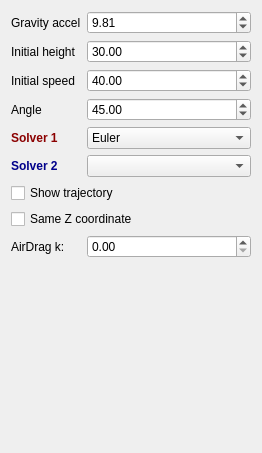
<?xml version="1.0" encoding="UTF-8"?>
<ui version="4.0">
 <class>WidgetProjectiles</class>
 <widget class="QWidget" name="WidgetProjectiles">
  <property name="geometry">
   <rect>
    <x>0</x>
    <y>0</y>
    <width>262</width>
    <height>453</height>
   </rect>
  </property>
  <property name="windowTitle">
   <string>Form</string>
  </property>
  <layout class="QFormLayout" name="formLayout">
   <item row="0" column="0">
    <widget class="QLabel" name="label_2">
     <property name="text">
      <string>Gravity accel</string>
     </property>
    </widget>
   </item>
   <item row="0" column="1">
    <widget class="QDoubleSpinBox" name="gravity">
     <property name="singleStep">
      <double>0.100000000000000</double>
     </property>
     <property name="value">
      <double>9.810000000000000</double>
     </property>
    </widget>
   </item>
   <item row="1" column="0">
    <widget class="QLabel" name="label">
     <property name="text">
      <string>Initial height</string>
     </property>
    </widget>
   </item>
   <item row="1" column="1">
    <widget class="QDoubleSpinBox" name="height">
     <property name="maximum">
      <double>100.000000000000000</double>
     </property>
     <property name="value">
      <double>30.000000000000000</double>
     </property>
    </widget>
   </item>
   <item row="3" column="0">
    <widget class="QLabel" name="label_3">
     <property name="text">
      <string>Angle</string>
     </property>
    </widget>
   </item>
   <item row="3" column="1">
    <widget class="QDoubleSpinBox" name="angle">
     <property name="minimum">
      <double>-90.000000000000000</double>
     </property>
     <property name="maximum">
      <double>90.000000000000000</double>
     </property>
     <property name="value">
      <double>45.000000000000000</double>
     </property>
    </widget>
   </item>
   <item row="2" column="0">
    <widget class="QLabel" name="label_4">
     <property name="text">
      <string>Initial speed</string>
     </property>
    </widget>
   </item>
   <item row="2" column="1">
    <widget class="QDoubleSpinBox" name="speed">
     <property name="maximum">
      <double>50.000000000000000</double>
     </property>
     <property name="value">
      <double>40.000000000000000</double>
     </property>
    </widget>
   </item>
   <item row="7" column="0" colspan="2">
    <widget class="QCheckBox" name="sameZ">
     <property name="text">
      <string>Same Z coordinate</string>
     </property>
    </widget>
   </item>
   <item row="6" column="0" colspan="2">
    <widget class="QCheckBox" name="trajectory">
     <property name="text">
      <string>Show trajectory</string>
     </property>
    </widget>
   </item>
   <item row="4" column="0">
    <widget class="QLabel" name="label_5">
     <property name="styleSheet">
      <string notr="true">font-weight:bold;color:darkred</string>
     </property>
     <property name="text">
      <string>Solver 1</string>
     </property>
    </widget>
   </item>
   <item row="5" column="0">
    <widget class="QLabel" name="label_6">
     <property name="styleSheet">
      <string notr="true">font-weight:bold;color:darkblue</string>
     </property>
     <property name="text">
      <string>Solver 2</string>
     </property>
    </widget>
   </item>
   <item row="4" column="1">
    <widget class="QComboBox" name="solver1">
     <item>
      <property name="text">
       <string>Euler</string>
      </property>
     </item>
     <item>
      <property name="text">
       <string>Symplectic Euler</string>
      </property>
     </item>
     <item>
      <property name="text">
       <string>Verlet</string>
      </property>
     </item>
    </widget>
   </item>
   <item row="5" column="1">
    <widget class="QComboBox" name="solver2"/>
   </item>
   <item row="8" column="1">
    <widget class="QDoubleSpinBox" name="airDragK">
     <property name="singleStep">
      <double>0.010000000000000</double>
     </property>
    </widget>
   </item>
   <item row="8" column="0">
    <widget class="QLabel" name="label_7">
     <property name="text">
      <string>AirDrag k:</string>
     </property>
    </widget>
   </item>
  </layout>
 </widget>
 <resources/>
 <connections/>
</ui>
